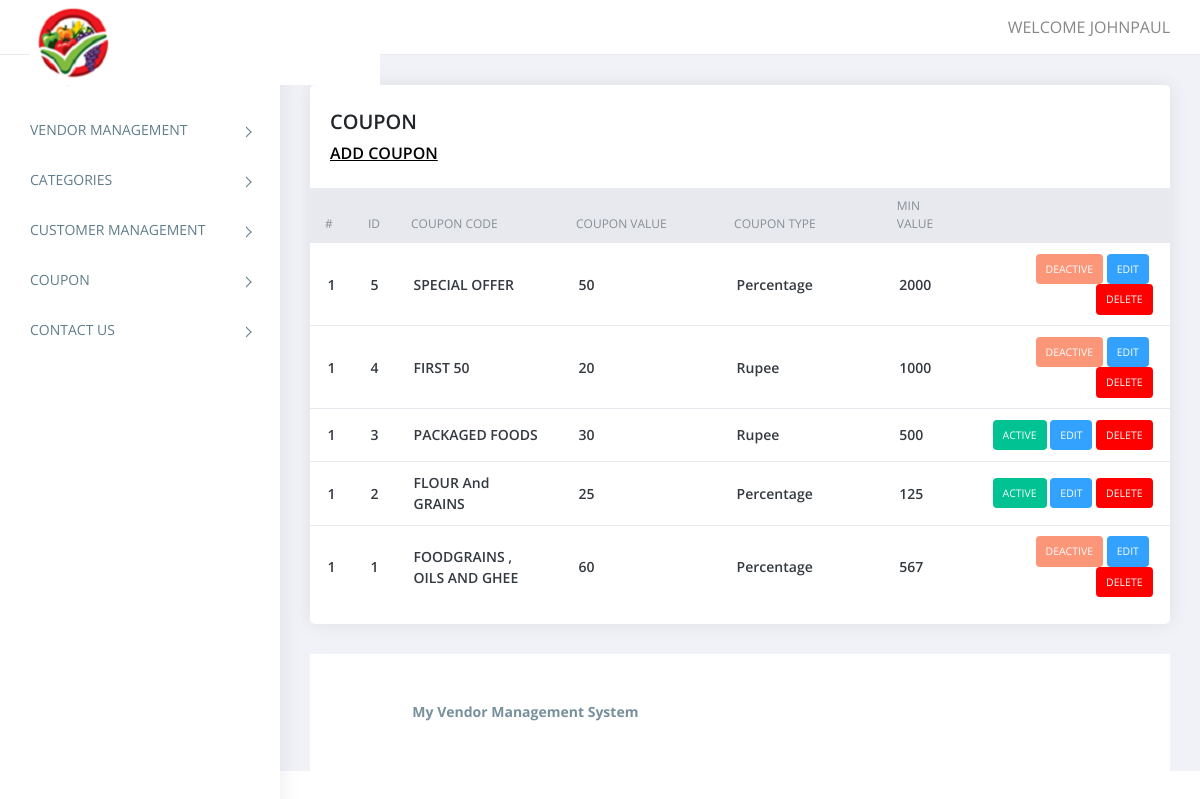
Screenshot of /coupon_master.php (signed in) with the database file from the repository.
### tables this page shows
CREATE TABLE IF NOT EXISTS `coupon_master` (
  `id` int NOT NULL AUTO_INCREMENT,
  `coupon_code` varchar(50) NOT NULL,
  `coupon_value` int NOT NULL,
  `coupon_type` varchar(10) NOT NULL,
  `cart_min_value` int NOT NULL,
  `status` int NOT NULL,
  PRIMARY KEY (`id`)
);

### coupon_master.php (the view, shortened to what this page needs)
<?php
require('top.inc.php');
$sql="select * from coupon_master order by id desc";
$res=mysqli_query($con,$sql);
?>
<div class="content pb-0">
	<div class="orders">
	   <div class="row">
		  <div class="col-xl-12">
			 <div class="card">
				<div class="card-body">
				   <h4 class="box-title">COUPON</h4>
				   <h4 class="box-link"><a href="manage_coupon_master.php">ADD COUPON</a> </h4>
				</div>
				<div class="card-body--">
				   <div class="table-stats order-table ov-h">
					  <table class="table ">
						 <thead>
							<tr>
							   <th class="serial">#</th>
							   <th width="2%">ID</th>
							   <th width="20%">Coupon Code</th>
							   <th width="20%">Coupon Value</th>
							   <th width="20%">Coupon Type</th>
							   <th width="10%">Min Value</th>
							   <th width="26%"></th>
							</tr>
						 </thead>
						 <tbody>
							<?php
							$i=1;
							while($row=mysqli_fetch_assoc($res)){?>
							<tr>
							   <td class="serial"><?php echo $i?></td>
							   <td><?php echo $row['id']?></td>
							   <td><?php echo $row['coupon_code']?></td>
							   <td><?php echo $row['coupon_value']?></td>
							   <td><?php echo $row['coupon_type']?></td>
							   <td><?php echo $row['cart_min_value']?></td>
							   <td>
								<?php
								if($row['status']==1){
									echo "<span class='badge badge-complete'><a href='?type=status&operation=deactive&id=".$row['id']."'>Active</a></span>&nbsp;";
								}else{
									echo "<span class='badge badge-pending'><a href='?type=status&operation=active&id=".$row['id']."'>Deactive</a></span>&nbsp;";
								}
								echo "<span class='badge badge-edit'><a href='manage_coupon_master.php?id=".$row['id']."'>Edit</a></span>&nbsp;";
								echo "<span class='badge badge-delete'><a href='?type=delete&id=".$row['id']."'>Delete</a></span>";
								?>
							   </td>
							</tr>
							<?php } ?>
						 </tbody>
					  </table>
				   </div>
				</div>
			 </div>
		  </div>
	   </div>
	</div>
</div>
<?php
require('footer.inc.php');
?>

### assets/css/style.css (style rules this page uses)
body { display: table; font-family: open sans, sans-serif; font-size: 16px; width: 100% }
a, button { text-decoration: none; outline: none!important; color: #878787; -webkit-transition: all .25s ease; transition: all .25s ease }
h1, h2, h3, h4, h5, h6 { margin: 0 }
.pb-0 { padding-bottom: 0 }
.ov-h { overflow: hidden }
.order-table { position: relative }
.order-table:after, .order-table:before { content: ""; position: absolute; top: 0; height: 37px; width: 10px; background: #e8e9ef }
.order-table:after { right: -1px }
.order-table:before { left: -1px }
.order-table tr th { background: #e8e9ef }
.order-table tr td:last-child, .order-table tr th:last-child { text-align: right }
.order-table tr:last-child td { border: none }
.order-table .badge { color: #fff; padding: 10px; text-transform: uppercase; font-weight: 400 }
.order-table .badge-complete { background: #00c292 }
.order-table .badge-pending { background: #fb9678 }
.order-table .badge-delete { background: #FF0000 }
.order-table .badge-edit { background: #33A2FF }
.content { float: left; padding: 1.875em; width: 100% }
.card { margin-bottom: 1.875em; border-radius: 5px; padding: 0; border: 0 solid transparent; -webkit-box-shadow: 0 0 20px rgba(0, 0, 0, .08); box-shadow: 0 0 20px rgba(0, 0, 0, .08) }
.card .box-title { font-weight: 600; font-size: 20px; padding: 5px 0 }
.card .card-body { float: left; padding: 1.25em; position: relative; width: 100% }
.card h4 { font-size: 1.1rem }
.table-stats table { font-family: open sans }
.table-stats table th, .table-stats table td { border: none; border-bottom: 1px solid #e8e9ef; color: #868e96; font-size: 12px; font-weight: 400; padding: .75em 1.25em; text-transform: uppercase }
.table-stats table td { color: #343a40; font-size: 14px; font-weight: 600; text-transform: capitalize; vertical-align: middle }
@media (max-width:1368px) { .card-body { padding: 15px } }
.card .box-link { font-weight: 600; font-size: 16px; padding: 5px 0 }
.card .box-link a { color:#000; text-decoration:underline; }
.badge a { color:#fff; }

### rows the page displays
coupon_master: id "5", coupon_code "SPECIAL OFFER", coupon_value "50", coupon_type "Percentage", cart_min_value "2000"
coupon_master: id "4", coupon_code "FIRST 50", coupon_value "20", coupon_type "Rupee", cart_min_value "1000"
coupon_master: id "3", coupon_code "PACKAGED FOODS", coupon_value "30", coupon_type "Rupee", cart_min_value "500"
coupon_master: id "2", coupon_code "FLOUR And GRAINS", coupon_value "25", coupon_type "Percentage", cart_min_value "125"
coupon_master: id "1", coupon_code "FOODGRAINS , OILS AND GHEE", coupon_value "60", coupon_type "Percentage", cart_min_value "567"

### other values shown
$_SESSION['ADMIN_USERNAME'] "JOHNPAUL"
